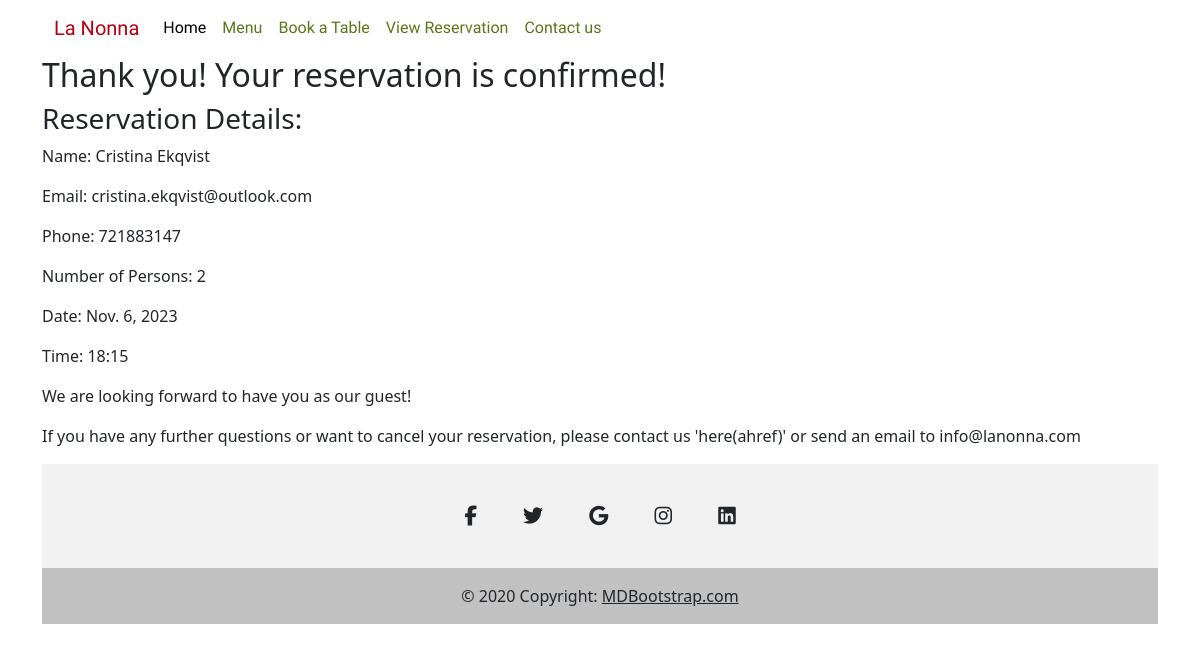
The app's page /reservation_success/36 with its own data.
### booking/models.py (models this page shows)
class Reservation(models.Model):
    name = models.CharField(max_length=50, null=False, blank=False)
    email = models.EmailField(max_length = 254, db_index=True, unique=True, null=False, blank=False)
    phone = models.IntegerField(null=False, blank=False)
    number_of_persons = models.CharField(max_length=50, choices=PARTY_SIZE, default="2")
    date = models.DateField(default=datetime.now)
    time = models.CharField(max_length=10, choices=TIME_SLOTS, blank=False)
    def __str__(self):
        return self.name

### booking/views.py (the view)
# urls.py: path('reservation_success/<int:pk>', reservation_success, name='reservation_success'),
def reservation_success(request, pk):
    newest_reservation = Reservation.objects.latest('pk')
    print(newest_reservation)
    return render(request, 'booking/reservation_success.html', {'newest_reservation': newest_reservation})

### booking/templates/booking/reservation_success.html (shortened to what this page needs)
{% extends 'base.html' %}
    {% block content %}
        {% if newest_reservation %}
            <h2>Thank you! Your reservation is confirmed!</h2>
                <h3>Reservation Details:</h3>
                    <p>Name: {{ newest_reservation.name }}</p>
                    <p>Email: {{ newest_reservation.email }}</p>
                    <p>Phone: {{ newest_reservation.phone }}</p>
                    <p>Number of Persons: {{ newest_reservation.number_of_persons }}</p>
                    <p>Date: {{ newest_reservation.date }}</p>
                    <p>Time: {{ newest_reservation.time }}</p>
                    <p>We are looking forward to have you as our guest!</p>
                    <p>If you have any further questions or want to cancel your reservation, please contact us 'here(ahref)' or send an email to info@lanonna.com</p>
        {% endif %}
    {% endblock %}

### records on screen
Reservation: name "Cristina Ekqvist", email "cristina.ekqvist@outlook.com", phone "721883147", number_of_persons "2", date "Nov. 6, 2023", time "18:15"
